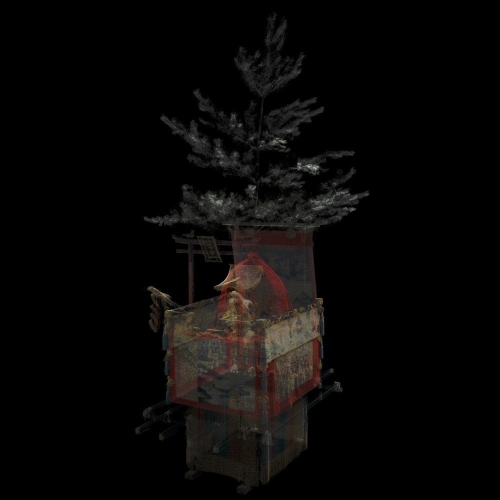
#> input picture resources/input.jpg, 1000 x 1000 px (shown at 1/2 size)
$ python test.py resources/input.jpg resources/input.jpg
#> lines starting #> are read from the running program, lines starting #| are printed output that depends on the picture
import numpy as np
from matplotlib import pyplot as plt
from matplotlib import cycler
import matplotlib.gridspec as gridspec
import matplotlib.patches as pat
import cv2
import subprocess
import sys
import statistics

plt.style.use('seaborn-white')

args = sys.argv
if len(args) != 3:
    raise Exception('\nUSAGE\n> $ python auto_correct_pixel_value.py [input_image_data] [input_image_data(LR=1)]')
    raise Exception('\n\nFor example\n> $ python auto_correct_pixel_value.py [input_image.bmp] [input_image_LR1.bmp]]\n')
    sys.exit()

colors = cycler('color', ['#EE6666', '#3388BB', '#9988DD', '#EECC55', '#88BB44', '#FFBBBB'])
plt.rc('axes', facecolor='#E6E6E6', edgecolor='none', axisbelow=True, grid=False, prop_cycle=colors)
plt.rc('grid', color='w', linestyle='solid')
plt.rc('patch', edgecolor='#E6E6E6')
plt.rc('lines', linewidth=2)


# Set initial parameter
p_init = 1.0
p_interval = 0.01
reference_section = 0.05 # 10%
print("\n===== Initial parameter =====")
print("input_image_data\n>",            args[1], "(args[1])")
print("\ninput_image_data(LR=1)\n>",    args[2], "(args[2])")
print("\np_init\n>",                    p_init)
print("\np_interval\n>",                p_interval)
print("\nreference_section\n>",         reference_section, "(", reference_section*100, "(%) )")


# RGB histogram
def rgb_hist(_img_rgb, _ax):
    R_nonzero = _img_rgb[:,:,0][_img_rgb[:,:,0] > 0]
    G_nonzero = _img_rgb[:,:,1][_img_rgb[:,:,1] > 0]
    B_nonzero = _img_rgb[:,:,2][_img_rgb[:,:,2] > 0]
    _ax.hist(R_nonzero.ravel(), bins=50, color='r', alpha=0.5, label="R")
    _ax.hist(G_nonzero.ravel(), bins=50, color='g', alpha=0.5, label="G")
    _ax.hist(B_nonzero.ravel(), bins=50, color='b', alpha=0.5, label="B")
    _ax.legend()

    _ax.set_title('RGB histogram')

    return _ax


# Grayscale histogram
def grayscale_hist(_img_rgb, _ax):
    img_Gray = cv2.cvtColor(_img_rgb, cv2.COLOR_RGB2GRAY)
    img_Gray_nonzero = img_Gray[img_Gray > 0]
    _ax.hist(img_Gray_nonzero.ravel(), bins=50, color='black', alpha=1.0)

    _ax.set_title('Grayscale histogram')
    #_ax.set_xlim([-5,260])

    return _ax


# Histograms of Input(LR=1), Input and Corrected
def comparative_hist(_img_in_rgb_LR1, _img_in_rgb, _img_out_rgb, _ax, _y_max):
    # Convert RGB to Grayscale
    img_in_Gray_LR1         = cv2.cvtColor(_img_in_rgb_LR1, cv2.COLOR_RGB2GRAY)
    img_in_Gray_LR1_nonzero = img_in_Gray_LR1[img_in_Gray_LR1 > 0]
    img_in_Gray             = cv2.cvtColor(_img_in_rgb, cv2.COLOR_RGB2GRAY)
    img_in_Gray_nonzero     = img_in_Gray[img_in_Gray > 0]
    img_out_Gray            = cv2.cvtColor(_img_out_rgb, cv2.COLOR_RGB2GRAY)
    img_out_Gray_nonzero    = img_out_Gray[img_out_Gray > 0]

    # input image(LR=1)
    mean_in_LR1 = int(np.mean(img_in_Gray_LR1_nonzero))
    _ax.hist(img_in_Gray_LR1_nonzero.ravel(), bins=50, alpha=0.6, label="Input image (LR=1)", color='#1F77B4')
    _ax.axvline(mean_in_LR1, color='#1F77B4')
    _ax.text(mean_in_LR1+5, _y_max*0.8, "mean:"+str(mean_in_LR1), color='#1F77B4', fontsize='12')

    # input image
    mean_in = int(np.mean(img_in_Gray_nonzero))
    _ax.hist(img_in_Gray_nonzero.ravel(), bins=50, alpha=0.6, label="Input image", color='#FF7E0F')
    _ax.axvline(mean_in, color='#FF7E0F')
    _ax.text(mean_in+5, _y_max*0.6, "mean:"+str(mean_in), color='#FF7E0F', fontsize='12')

    # corrected image
    mean_out = int(np.mean(img_out_Gray_nonzero))
    _ax.hist(img_out_Gray_nonzero.ravel(), bins=50, alpha=0.6, label="Corrected image", color='#2C9F2C')
    _ax.axvline(mean_out, color='#2C9F2C')
    _ax.text(mean_out+5, _y_max*0.7, "mean:"+str(mean_out), color='#2C9F2C', fontsize='12')

    _ax.set_title('Comparative grayscale histograms')
    _ax.legend()

    return _ax


def plot_histogram(_img_in_RGB_LR1,  _img_in_RGB, _img_out_RGB, _median_bw_standard_255_LR1=None, _standard_pixel_value_LR1=None):
    fig = plt.figure(figsize=(10, 10))
    gs = gridspec.GridSpec(3,3)
    x = np.arange(256)

    # Input image(LR=1)
    ax1 = fig.add_subplot(gs[0,0])
    ax1.set_title('Input image (LR=1)')
    ax1.imshow(_img_in_RGB_LR1)
    ax1.set_xticks([]), ax1.set_yticks([])

    # Input image
    ax2 = fig.add_subplot(gs[0,1])
    ax2.set_title('Input image')
    ax2.imshow(_img_in_RGB)
    ax2.set_xticks([]), ax2.set_yticks([])

    # Output image
    ax3 = fig.add_subplot(gs[0,2])
    ax3.set_title('Corrected image')
    ax3.imshow(_img_out_RGB)
    ax3.set_xticks([]), ax3.set_yticks([])

    # Histogram(input image(LR=1))
    ax4 = fig.add_subplot(gs[1,0])
    ax4 = grayscale_hist(_img_in_RGB_LR1, ax4)

    # Histogram(input image)
    ax5 = fig.add_subplot(gs[1,1])
    ax5 = rgb_hist(_img_in_RGB, ax5)

    # Histogram(output image)
    ax6 = fig.add_subplot(gs[1,2])
    ax6 = rgb_hist(_img_out_RGB, ax6)

    # Unify ylim b/w input image and corrected image
    hist_in_LR1, bins_in_LR1 = np.histogram(_img_in_RGB_LR1[_img_in_RGB_LR1>0], 50)
    hist_in,     bins_in     = np.histogram(_img_in_RGB[_img_in_RGB>0],         50)
    hist_out,    bins_out    = np.histogram(_img_out_RGB[_img_out_RGB>0],       50)
    list_max = [max(hist_in_LR1), max(hist_in), max(hist_out)]
    ax4.set_ylim([0, max(list_max)/2.5])
    ax5.set_ylim([0, max(list_max)/2.5])
    ax6.set_ylim([0, max(list_max)/2.5])

    # Histograms(Input(LR1), Input, Corrected)
    ax7 = fig.add_subplot(gs[2,:])
    ax7 = comparative_hist(_img_in_RGB_LR1, _img_in_RGB, _img_out_RGB, ax7, max(list_max)/2.5)
    ax7.set_ylim([0, max(list_max)/2.5])

    if _median_bw_standard_255_LR1 is not None:
        # Draw line
        ax4.axvline(_median_bw_standard_255_LR1, color='black', alpha=0.5)
        ax4.text(_median_bw_standard_255_LR1-100, max(list_max)/2.5*0.7, "median:"+str(_median_bw_standard_255_LR1), color='black')

        # Draw rectangle
        rect = plt.Rectangle((_standard_pixel_value_LR1, 0), 254-_standard_pixel_value_LR1, max(list_max)/2.5, fc='black', alpha=0.3)
        ax4.add_patch(rect)


# Read Input Image
def read_img(_img_name):
    # read input image
#> called with _img_name = 'resources/input.jpg'
    img_BGR = cv2.imread(_img_name)
#> img_BGR is the input picture: shape (1000, 1000, 3); mean B, G, R 7.1, 7.9, 9.3

    # convert color (BGR → RGB)
    img_RGB = cv2.cvtColor(img_BGR, cv2.COLOR_BGR2RGB)

    return img_RGB


# Correct pixel value for each RGB
def correct_pixel_value(_rgb_img, _param):
    corrected_img_RGB = np.empty((_rgb_img.shape[0], _rgb_img.shape[1], 3), dtype=np.uint8)

    # Apply correction
    corrected_img_RGB[:, :, 0] = cv2.multiply(_rgb_img[:, :, 0], _param) # R
    corrected_img_RGB[:, :, 1] = cv2.multiply(_rgb_img[:, :, 1], _param) # G
    corrected_img_RGB[:, :, 2] = cv2.multiply(_rgb_img[:, :, 2], _param) # B

    return corrected_img_RGB


def run():
    # Read input image
    img_in_RGB      = read_img(args[1])
    img_in_RGB_LR1  = read_img(args[2])

    print("\n\n===== Pre-processing =====")
    print("Input image(RGB)\n>", img_in_RGB.shape) # （height, width, channel）
#| Input image(RGB)
#| > (1000, 1000, 3)

    # Calc all number of pixels of the input image
    N_all = img_in_RGB.shape[0]*img_in_RGB.shape[1]
#> N_all = 1000000
    print("\n-----", args[1], "-----")
    print("N_all\n>", N_all, "(pixels)")
#| N_all
#| > 1000000 (pixels)

    # Then, calc number of pixels that pixel value is not 0
    img_in_Gray     = cv2.cvtColor(img_in_RGB, cv2.COLOR_RGB2GRAY)
    N_all_nonzero   = np.sum(img_in_Gray > 0)
#> N_all_nonzero = 223762
    print("\nN_all_nonzero\n>", N_all_nonzero, "(pixels)")
#| N_all_nonzero
#| > 223762 (pixels)

    # Calc max pixel value of the input image(LR=1)
    img_in_Gray_LR1     = cv2.cvtColor(img_in_RGB_LR1, cv2.COLOR_RGB2GRAY)
    N_all_nonzero_LR1   = np.sum(img_in_Gray_LR1 > 0)
#> N_all_nonzero_LR1 = 223762
    max_pixel_value_LR1 = np.max(img_in_Gray_LR1)
#> max_pixel_value_LR1 = 207
    print("\n-----", args[2], "-----")
    print("Max pixel value\n>", max_pixel_value_LR1, "(pixel value)")
#| Max pixel value
#| > 207 (pixel value)

    # Calc the ratio of the maximum pixel value
    ratio_max_pixel_value = np.sum(img_in_Gray_LR1 == max_pixel_value_LR1) / N_all_nonzero_LR1
#> ratio_max_pixel_value = 8.94e-06
    ratio_max_pixel_value = round(ratio_max_pixel_value, 4)
#> ratio_max_pixel_value = 0
    print("\nRatio of the max pixel value\n>", ratio_max_pixel_value, " (", round(ratio_max_pixel_value*100, 2), "(%) )")
#| Ratio of the max pixel value
#| > 0.0  ( 0.0 (%) )

    # Check whether the maximum pixel value is 255 in the input image(LR=1)
    if max_pixel_value_LR1 == 255:
        # Calc most frequent pixel value
        img_in_Gray_nonzero_LR1         = img_in_Gray_LR1[img_in_Gray_LR1 > 0]
        bincount = np.bincount(img_in_Gray_nonzero_LR1)
        most_frequent_pixel_value_LR1   = np.argmax( bincount )
        print("\nMost frequent pixel value\n>", most_frequent_pixel_value_LR1, "(pixel value)")

        # Check whether the most frequent pixel value is 255 in the input image(LR=1)
        if most_frequent_pixel_value_LR1 == 255:
            print("\n========================================================================================")
            print("** There is a possibility that pixel value \"255\" is too much in the input image(LR=1).")

            # Determine standard pixel value in the input image(LR=1)
            tmp_reference_section = 0.0
            standard_pixel_value_LR1 = 254
            while tmp_reference_section < reference_section:
                # Temporarily, calc
                sum_pixels_in_section = np.sum( (standard_pixel_value_LR1 <= img_in_Gray_LR1) & (img_in_Gray_LR1 < 255) )
                tmp_reference_section = sum_pixels_in_section / N_all_nonzero_LR1

                # Next pixel value
                standard_pixel_value_LR1 -= 1

            # print("\n** final reference section")
            # print("** >", tmp_reference_section*100, "(%)")

            print("\n** Standard pixel value")
            print("** >", standard_pixel_value_LR1, "(pixel value)")

            # Calc median pixel value in the section b/w standard pixel value and maximum pixel value(255)
            section_bw_standard_255_LR1 = img_in_Gray_LR1[ (standard_pixel_value_LR1 <= img_in_Gray_LR1) & (img_in_Gray_LR1 < 255) ]
            median_bw_standard_255_LR1  = int(np.median(section_bw_standard_255_LR1))
            print("\n** Median pixel value in the section between", standard_pixel_value_LR1, "and 255")
            print("** >", median_bw_standard_255_LR1, "(pixel value)")

            # Update ratio_max_pixel_value
            ratio_old = ratio_max_pixel_value
            ratio_max_pixel_value = np.sum(img_in_Gray_LR1 == median_bw_standard_255_LR1) / N_all_nonzero_LR1
            ratio_max_pixel_value = round(ratio_max_pixel_value, 4)
            print("\n** Ratio of the pixel value", median_bw_standard_255_LR1)
            print("** >", ratio_max_pixel_value, "(", round(ratio_max_pixel_value*100, 3), "(%) )")

            print("\n** Changed ratio as follows.")
            print("** >", ratio_old, " → ", ratio_max_pixel_value)
            print("** >", round(ratio_old*100, 2), "(%) → ", round(ratio_max_pixel_value*100, 3), "(%)")

            print("========================================================================================")

    # Determine parameter
    p = p_init
    tmp_ratio_255 = 0.0
    while tmp_ratio_255 < ratio_max_pixel_value:
        tmp_corrected_img_RGB = correct_pixel_value(img_in_RGB, p)
        tmp_corrected_img_Gray = cv2.cvtColor(tmp_corrected_img_RGB, cv2.COLOR_RGB2GRAY)

        # Temporarily, calc ratio of pixel value 255
        tmp_ratio_255 = np.sum(tmp_corrected_img_Gray == 255) / N_all_nonzero

        # Update parameter
        p += p_interval
#> this loop made 0 passes
#> after the loop, p = 1

    p_final = round(p, 2)
#> p_final = 1

    # Create output image
    img_out_RGB  = correct_pixel_value(img_in_RGB, p_final)
#> in correct_pixel_value, `corrected_img_RGB[:, :, 0] = cv2.multiply(_rgb_img[:, :, 0], _param)`:
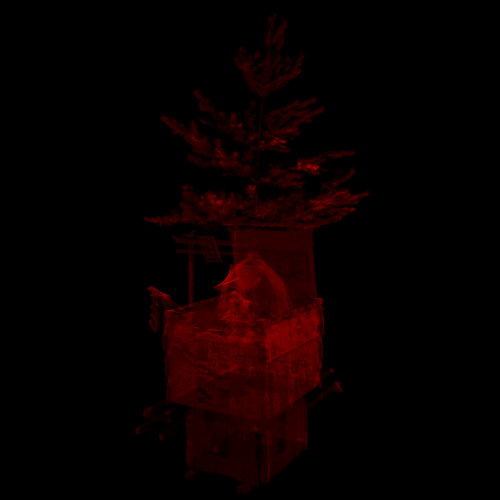
#> corrected_img_RGB: shape (1000, 1000, 3) (shown at 1/2 size); mean R, G, B 9.3, 0, 0
#> in correct_pixel_value, `corrected_img_RGB[:, :, 1] = cv2.multiply(_rgb_img[:, :, 1], _param)`:
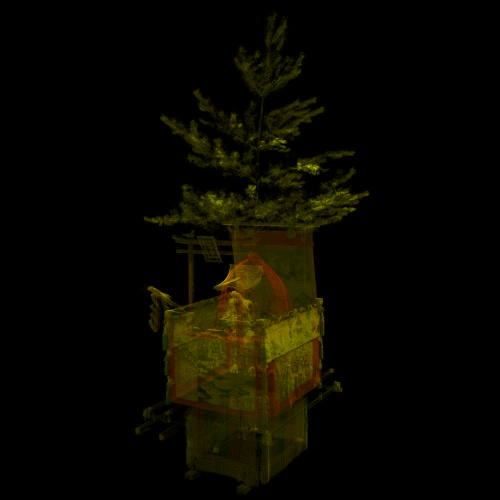
#> corrected_img_RGB: shape (1000, 1000, 3) (shown at 1/2 size); mean R, G, B 9.3, 7.9, 0
    img_out_Gray = cv2.cvtColor(img_out_RGB, cv2.COLOR_RGB2GRAY)

    print("\n\n===== Result =====")
    print("p_final\n>", p_final)
#| p_final
#| > 1.0
    print("\nThe ratio at which pixel value finally reached 255\n>", round(np.sum(img_out_Gray==255) / N_all_nonzero * 100, 2), "(%)")
#| The ratio at which pixel value finally reached 255
#| > 0.0 (%)
    print("\n")

    # Create figure
    try:
        # Check if variable is defined
        median_bw_standard_255_LR1, standard_pixel_value_LR1

        plot_histogram(img_in_RGB_LR1, img_in_RGB, img_out_RGB, median_bw_standard_255_LR1, standard_pixel_value_LR1)

    except:
        plot_histogram(img_in_RGB_LR1, img_in_RGB, img_out_RGB)
#> in plot_histogram, `hist_in_LR1, bins_in_LR1 = np.histogram(_img_in_RGB_LR1[_img_in_RGB_LR..`: hist_in_LR1 = 50 values, max 78426 at index 0, min 3 at index 45, mean 13388.6; bins_in_LR1 = 51 values from 1 to 219
#> in plot_histogram, `hist_in,     bins_in     = np.histogram(_img_in_RGB[_img_in_RGB>0],   ..`: hist_in has the same summary as hist_in_LR1
#> in plot_histogram, `hist_out,    bins_out    = np.histogram(_img_out_RGB[_img_out_RGB>0], ..`: hist_out has the same summary as hist_in_LR1
#> in plot_histogram, `list_max = [max(hist_in_LR1), max(hist_in), max(hist_out)]`: list_max = [78426, 78426, 78426]
#> in comparative_hist, `mean_in_LR1 = int(np.mean(img_in_Gray_LR1_nonzero))`: mean_in_LR1 = 36

    # Save figure and images
    save_figure_images(p_final, img_in_RGB, img_out_RGB)


# Save figure and images
def save_figure_images(_p_final, _img_in_RGB, _img_out_RGB):
#> called with _p_final = 1
    fig_name = "images/figure_"+str(_p_final)+".png"
#> fig_name = 'images/figure_1.0.png'
    plt.savefig(fig_name)
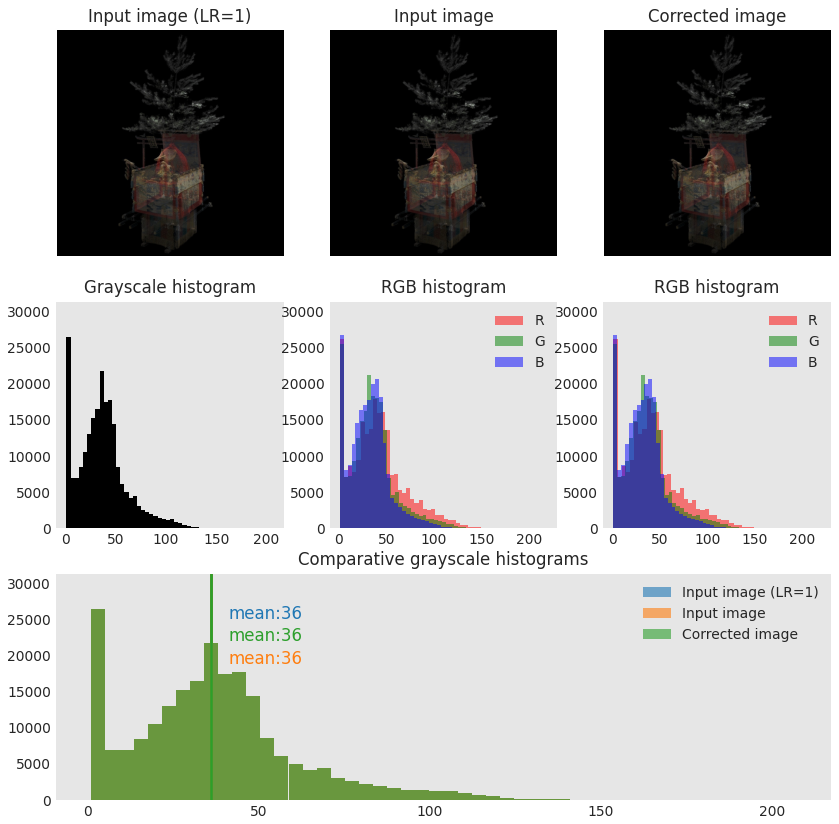
#> figure drawn by matplotlib, 7 panels; panel 4: tallest bar 26520 high, from x = 1 to 5.12; panel 5: tallest bar 26158 high, from x = 1 to 5.36; panel 5: tallest bar 25518 high, from x = 1 to 5.14; panel 5: tallest bar 26750 high, from x = 1 to 5.08
    # plt.show()

    # convert color (RGB → BGR)
    img_in_BGR = cv2.cvtColor(_img_in_RGB, cv2.COLOR_RGB2BGR)
    img_out_BGR = cv2.cvtColor(_img_out_RGB, cv2.COLOR_RGB2BGR)
    input_img_name = "images/input.jpg"
    output_img_name = "images/corrected_"+str(_p_final)+".jpg"
#> output_img_name = 'images/corrected_1.0.jpg'
    cv2.imwrite(input_img_name, img_in_BGR)
    cv2.imwrite(output_img_name, img_out_BGR)

    #exec_command(fig_name, input_img_name, output_img_name)


# Exec. command
def exec_command(_fig_name, _input_img_name, _output_img_name):
    preview_command = ['code', _fig_name, _input_img_name, _output_img_name]
    # preview_command = ['open', fig_name, input_img_name, output_img_name]
    try:
	    res = subprocess.check_call(preview_command)

    except:
	    print("ERROR")


if __name__ == "__main__":
    #set_initial_parameter()
    run()

$ run again, with resources/low.jpg copied over resources/input.jpg
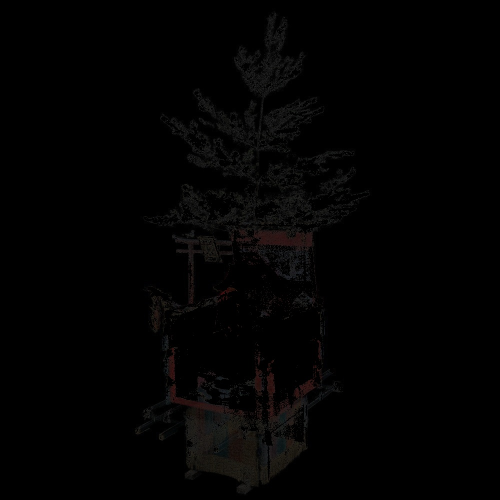
#> input picture resources/low.jpg, 1000 x 1000 px (shown at 1/2 size)
#> in read_img, img_BGR is the input picture: shape (1000, 1000, 3); mean B, G, R 2.1, 2.2, 2.5
#| Input image(RGB)
#| > (1000, 1000, 3)
#| N_all
#| > 1000000 (pixels)
#> N_all_nonzero = 150567
#| N_all_nonzero
#| > 150567 (pixels)
#> max_pixel_value_LR1 = 44
#| Max pixel value
#| > 44 (pixel value)
#> in run, `ratio_max_pixel_value = np.sum(img_in_Gray_LR1 == max_pixel_value_LR1)..`: ratio_max_pixel_value = 6.64e-06
#> in run, `ratio_max_pixel_value = round(ratio_max_pixel_value, 4)`: ratio_max_pixel_value = 0
#| Ratio of the max pixel value
#| > 0.0  ( 0.0 (%) )
#> after the loop in run, `while tmp_ratio_255 < ratio_max_pixel_value:`: p = 1
#> in correct_pixel_value, `corrected_img_RGB[:, :, 0] = cv2.multiply(_rgb_img[:, :, 0], _param)`:
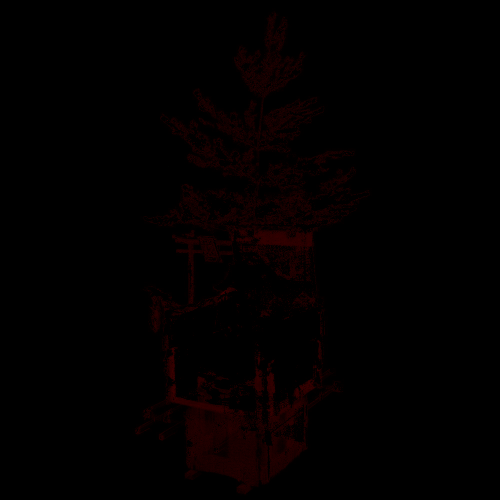
#> corrected_img_RGB: shape (1000, 1000, 3) (shown at 1/2 size); mean R, G, B 2.5, 0, 0
#| p_final
#| > 1.0
#| The ratio at which pixel value finally reached 255
#| > 0.0 (%)
#> hist_in_LR1 = 50 values, max 105227 at index 0, min 0 at index 47, mean 8689; bins_in_LR1 = 51 values from 1 to 72
#> hist_in has the same summary as hist_in_LR1
#> hist_out has the same summary as hist_in_LR1
#> list_max = [105227, 105227, 105227]
#> mean_in_LR1 = 15
#> fig_name = 'images/figure_1.0.png'
#> output_img_name = 'images/corrected_1.0.jpg'
